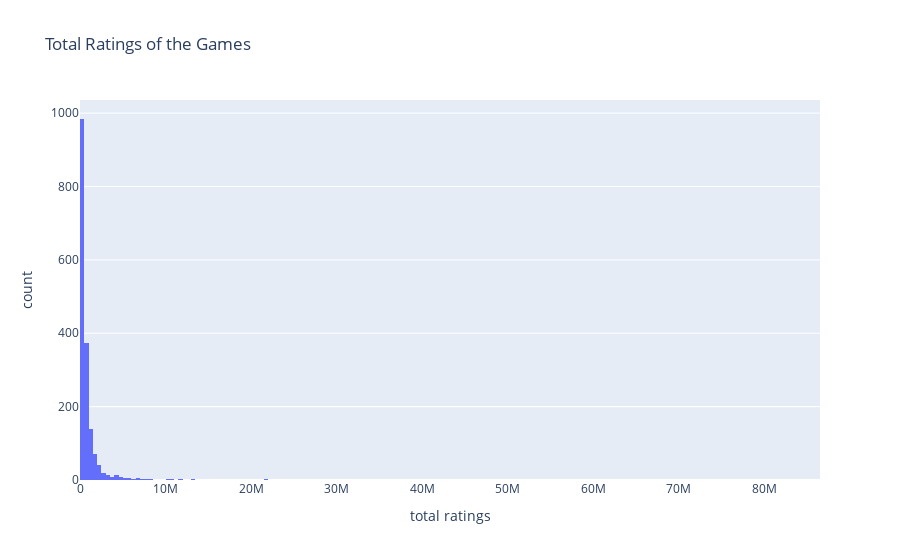

The notebook cell this image was saved under:
### Code cell
#Histogram with Plotly


fig = px.histogram(df, x= 'total ratings', title='Total Ratings of the Games')

fig.show()

### Figure 1 — Plotly figure (JSON) as saved in the notebook; plotly's stock layout.template omitted (floating-point values rounded to 4 significant figures; data arrays with more than 128 entries replaced by an {"elided": "..."} marker saying what was removed)
{"data": [{"alignmentgroup": "True", "bingroup": "x", "hovertemplate": "total ratings=%{x}<br>count=%{y}<extra></extra>", "legendgroup": "", "marker": {"color": "#636efa", "pattern": {"shape": ""}}, "name": "", "offsetgroup": "", "orientation": "v", "showlegend": false, "type": "histogram", "x": {"elided": "1730 int values"}, "xaxis": "x", "yaxis": "y"}], "layout": {"barmode": "relative", "legend": {"tracegroupgap": 0}, "title": {"text": "Total Ratings of the Games"}, "xaxis": {"anchor": "y", "domain": [0, 1], "title": {"text": "total ratings"}}, "yaxis": {"anchor": "x", "domain": [0, 1], "title": {"text": "count"}}}}
